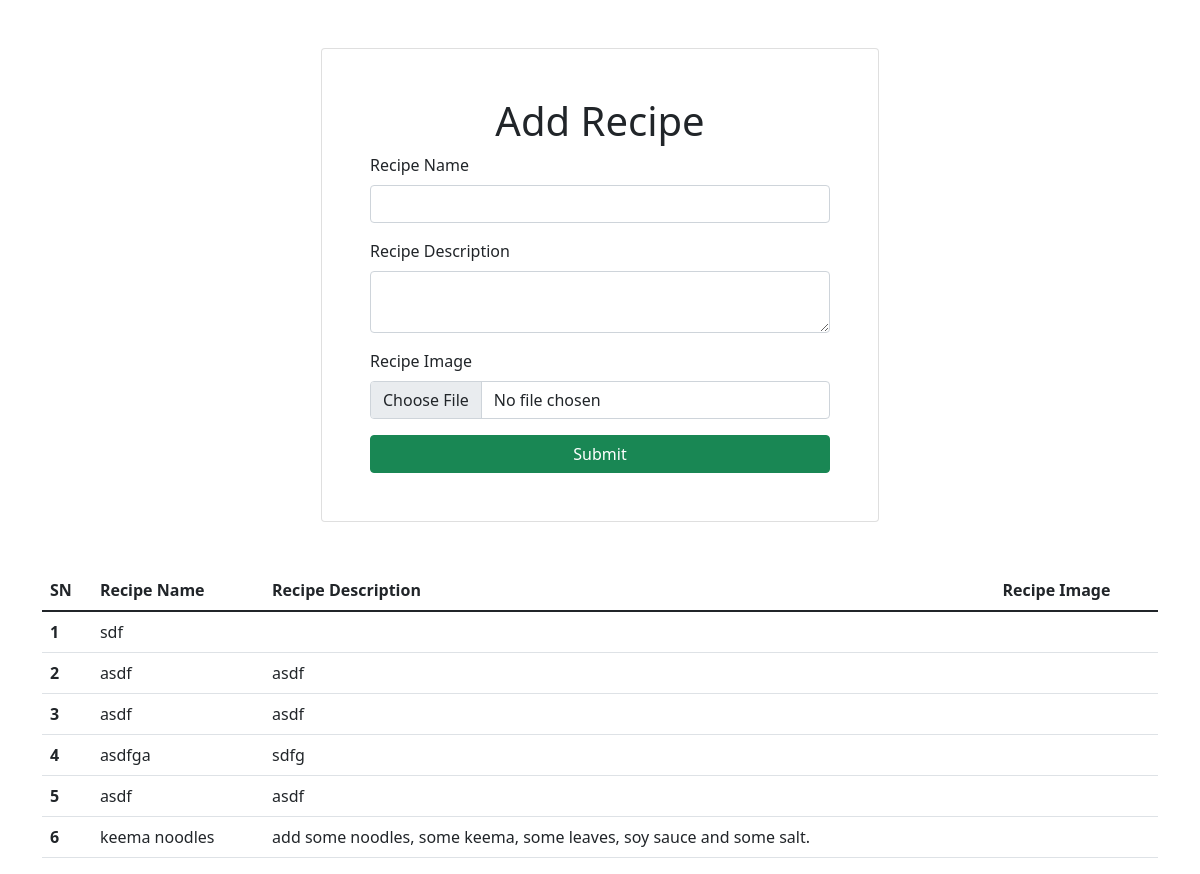
Page /recipes/ on the earlier database version.
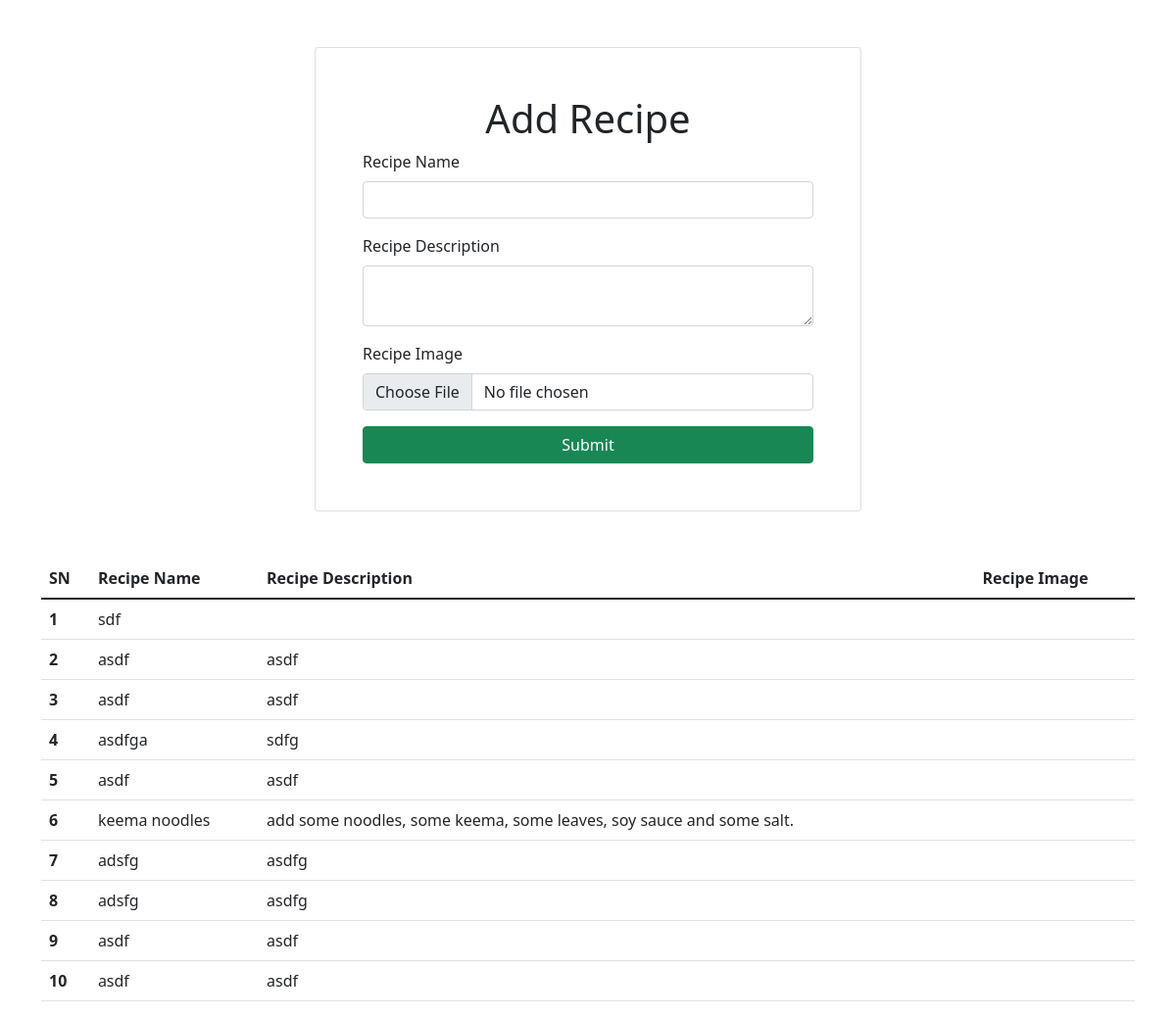
Same page on the later database version.
### vege/models.py (models this page shows)
class Recipe(models.Model):
    recipe_name = models.CharField(max_length=100)
    recipe_description = models.TextField()
    recipe_image = models.ImageField(upload_to='img')

### vege/views.py (the view, shortened to what this page needs)
# urls.py: path('recipes/', recipes, name="recipes")
def recipes(request):
    queryset = Recipe.objects.all()
    context = {'page':'Recipe', 'Recipes':queryset}
    return render(request, 'recipes.html', context)

### vege/templates/recipes.html (shortened to what this page needs)
{% extends "base.html" %}
{% block start %}
<div class="container mt-5">
    <form class="col-6 mx-auto p-5 card" method="POST">
        <h1 class="col-6 mx-auto text-center">Add Recipe</h1>
        <div class="mb-3">
          <label for="exampleInputEmail1" class="form-label">Recipe Name</label>
          <input type="text" name="recipe_name" required class="form-control">
        </div>
        <div class="mb-3">
          <label for="exampleInputPassword1" class="form-label">Recipe Description</label>
          <textarea name="recipe_description" required id="" class="form-control"></textarea>
        </div>
        <div class="mb-3">
          <label for="exampleInputPassword1" class="form-label">Recipe Image</label>
          <input type="file" name="recipe_image" required class="form-control">
        </div>
        <button type="submit" class="btn btn-success">Submit</button>
      </form>
</div>
<div class="container mt-5">
  <table class="table">
    <thead>
      <tr>
        <th scope="col">SN</th>
        <th scope="col">Recipe Name</th>
        <th scope="col">Recipe Description</th>
        <th scope="col">Recipe Image</th>
      </tr>
    </thead>
    <tbody>
      {% for rec in Recipes %}
      <tr>
        <th scope="row">{{ forloop.counter }}</th>
        <td>{{ rec.recipe_name }}</td>
        <td>{{ rec.recipe_description }}</td>
        <td><img src="{{ rec.recipe_image }}" alt=""></td>
      </tr>
      {% endfor %}
    </tbody>
  </table>
</div>
{% endblock %}

Differences in the rows shown:
added Recipe: recipe_name "adsfg", recipe_description "asdfg"
added Recipe: recipe_name "adsfg", recipe_description "asdfg"
added Recipe: recipe_name "asdf", recipe_description "asdf"
added Recipe: recipe_name "asdf", recipe_description "asdf"
